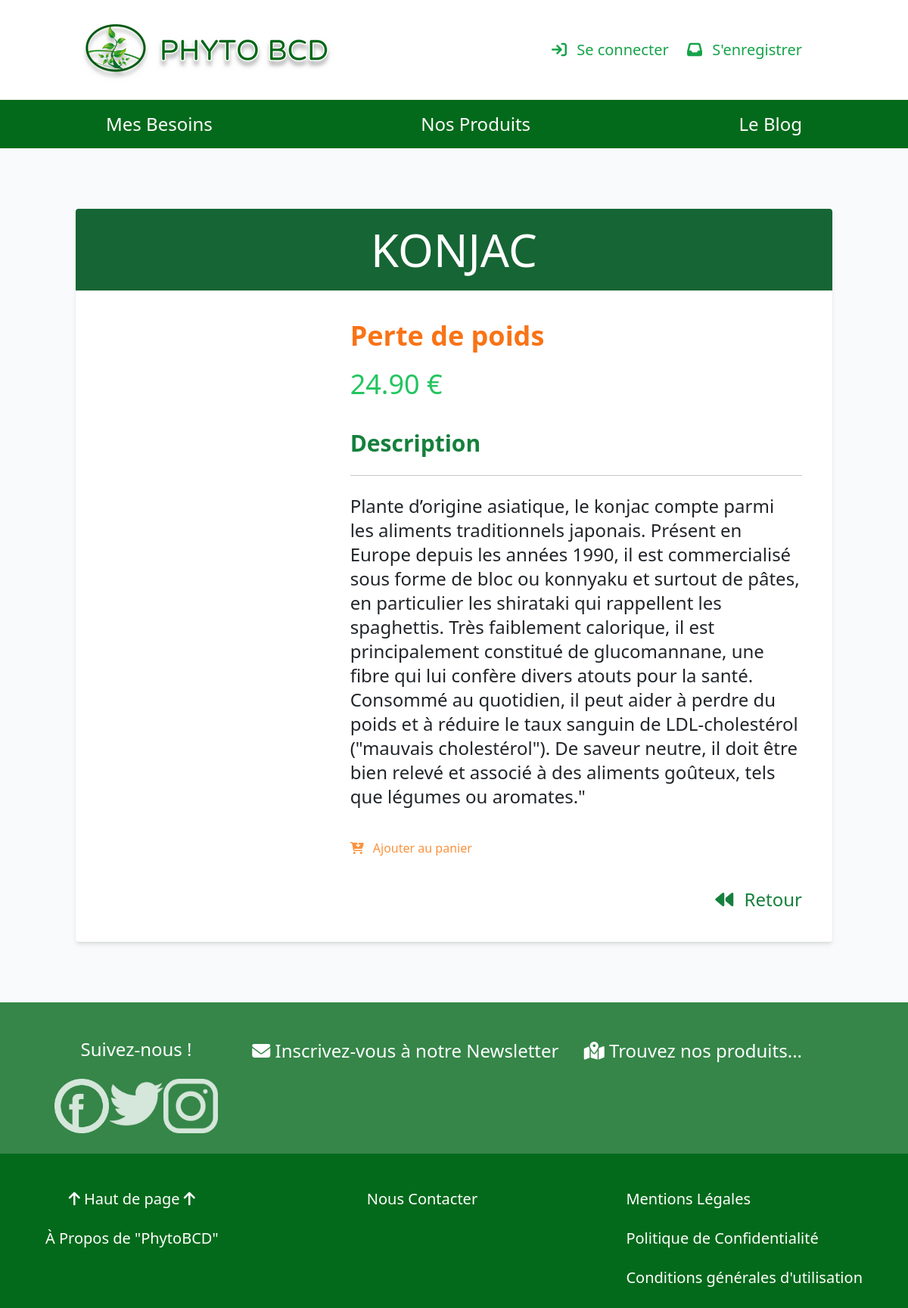
/details.php?id=32, run on the app's committed database.
### tables this page shows
CREATE TABLE `phyto` (
  `id` int(11) NOT NULL,
  `plante` varchar(255) NOT NULL,
  `effet` int(255) NOT NULL,
  `image` varchar(255) NOT NULL,
  `price` double(5,2) DEFAULT NULL,
  `description` text DEFAULT NULL
);

CREATE TABLE `effet` (
  `id` int(11) NOT NULL,
  `name` varchar(255) NOT NULL,
  `image` varchar(255) NOT NULL
);

### src/MainModel.php (called while the page is built, shortened)
<?php
require_once "Database.php";
class MainModel
{
    public function __construct()
    {
        $database = new Database();
        $this->pdo = $database->connection();
    }
}

### src/Database.php (called while the page is built)
<?php
class Database
{
    public function connection()
    {
        return new PDO("mysql:host=localhost;dbname=phytostore;charset-utf8", "root","",[
            PDO::ATTR_ERRMODE => PDO::ERRMODE_EXCEPTION
            ]);
    }
}

### src/PhytoModel.php (called while the page is built, shortened)
<?php
require_once "Phyto.php";
require_once "Effet.php";
require_once "MainModel.php";
class PhytoModel extends MainModel
{
    public function getOnePlant()
    {
      $id = $this->checkQueryId();
      $stmt = $this->pdo->query("SELECT * FROM phyto WHERE id = $id");
      $stmt->setFetchMode(PDO::FETCH_CLASS, "Phyto");
      $plant = $stmt->fetch();
      return $plant;
    }
    private function checkQueryId()
    {
      return (int)$_GET["id"];
    }
  }

### src/Phyto.php (called while the page is built, shortened)
<?php
class Phyto
{
    private $plante;
    private $price;
    private $description;
    public function getPlante()
    {
        return $this->plante;
    }
    public function getPrice()
    {
        return number_format($this->price, 2, ".");
    }
    public function getDescription()
    {
        return $this->description;
    }
}

### src/Effet.php (called while the page is built, shortened)
<?php
class Effet{
    private $name;
    public function getName()
    {
         return $this->name;
    }
}
?>

### utils/utils.php (called while the page is built, shortened)
<?php
function getLoggedUser()
{
  if (isset($_SESSION["phytostore_logged_user"])) return $_SESSION["phytostore_logged_user"];
  else return false;
}

### details.php (the view, shortened to what this page needs)
<?php
require_once "./src/Phyto.php";
require_once "./src/Effet.php";
require_once "./src/PhytoModel.php";
require_once "./includes/header.php";
$phytoModel = new PhytoModel();
$plant = $phytoModel->getOnePlant();
$user = getLoggedUser();
$stmt2 = $pdo->query("SELECT * FROM effet");
$effets = $stmt2->fetchAll(PDO::FETCH_CLASS, "Effet");
foreach ($effets as $effet) {
    if ($effet->getId() == $plant->getEffet()) {
        $effetname = $effet->getName();
    }
}
?>
<section class="rounded overflow-hidden bg-white shadow-md">
    <header class="py-4 bg-green-800 text-white">
        <h1 class="text-6xl text-center font-light uppercase"><?= $plant->getPlante() ?></h1>
    </header>
    <div class="flex p-10 gap-6">
        <div class="w-1/3">
        </div>
        <div class="w-2/3">
            <h2 class="text-4xl font-bold text-orange-500"><?= $effetname ?></h2>
            <br />
            <h3 class="text-4xl text-green-500"><?= $plant->getPrice() ?> €</h3>
            <div class="mt-10">
                <p class="font-bold text-3xl text-green-700">Description</p>
                <hr class="my-6" />
                <p class="text-2xl"><?= $plant->getDescription() ?></p>
            </div>
            <?php if ($user) : ?>
                <div class="mt-10 flex items-center gap-3">
                    <a class="text-2xl text-gray-500 hover:text-red-500" href="#">
                        <i class="fa-solid fa-heart mr-2"></i> J'aime
                    </a>
                    <form method="post">
                        <button class="text-2xl text-orange-400 hover:text-orange-600" name="add">
                            <i class="fa-solid fa-cart-arrow-down mr-2"></i> Ajouter au panier
                        </button>
                    </form>
                </div>
                <?php if ($user["role"] === "admin") : ?>
                    <div class="mt-10 flex items-center gap-3">
                        <a href="edit.php?id=<?= $plant->getId() ?>" class="py-2 px-4 rounded bg-green-400 hover:bg-green-700 text-white">
                            <i class="fa-solid fa-pen-to-square mr-2"></i>Éditer
                        </a>
                        <form method="post" onsubmit="return confirm('Supprimer cette plante ?')">
                            <button class="py-2 px-4 rounded bg-pink-400 hover:bg-pink-500 text-white" name="delete">
                                <i class="fa-solid fa-ban mr-2"></i>Supprimer
                            </button>
                        </form>
                    </div>
                <?php endif ?>
            <?php else : ?>
                <div class="mt-10">
                    <a class="text-orange-400 hover:text-orange-600" href="login.php">
                        <i class="fa-solid fa-cart-arrow-down mr-2"></i> Ajouter au panier
                    </a>
                </div>
            <?php endif ?>
            <div class="mt-10 text-right">
                <a class="text-2xl text-green-700 hover:text-red-700" href="index.php">
                    <i class="fa-solid fa-backward mr-2"></i> Retour
                </a>
            </div>
        </div>
    </div>
</section>
<?php
require_once "./includes/footer.php";
?>

### data on the page
phyto: plante "KONJAC", price "24.90", description "Plante d’origine asiatique, le konjac compte parmi les aliments traditionnels japonais. Présent en Europe depuis les années 1990, il est commercialisé sous forme de bloc ou konnyaku et surtout de pâtes, en particulier les shirataki qui rappellent les spaghettis. Très faiblement calorique, il est principalement constitué de glucomannane, une fibre qui lui confère divers atouts pour la santé. Consommé au quotidien, il peut aider à perdre du poids et à réduire le taux sanguin de LDL-cholestérol (\"mauvais cholestérol\"). De saveur neutre, il doit être bien relevé et associé à des aliments goûteux, tels que légumes ou aromates.\""
effet: name "Perte de poids"
